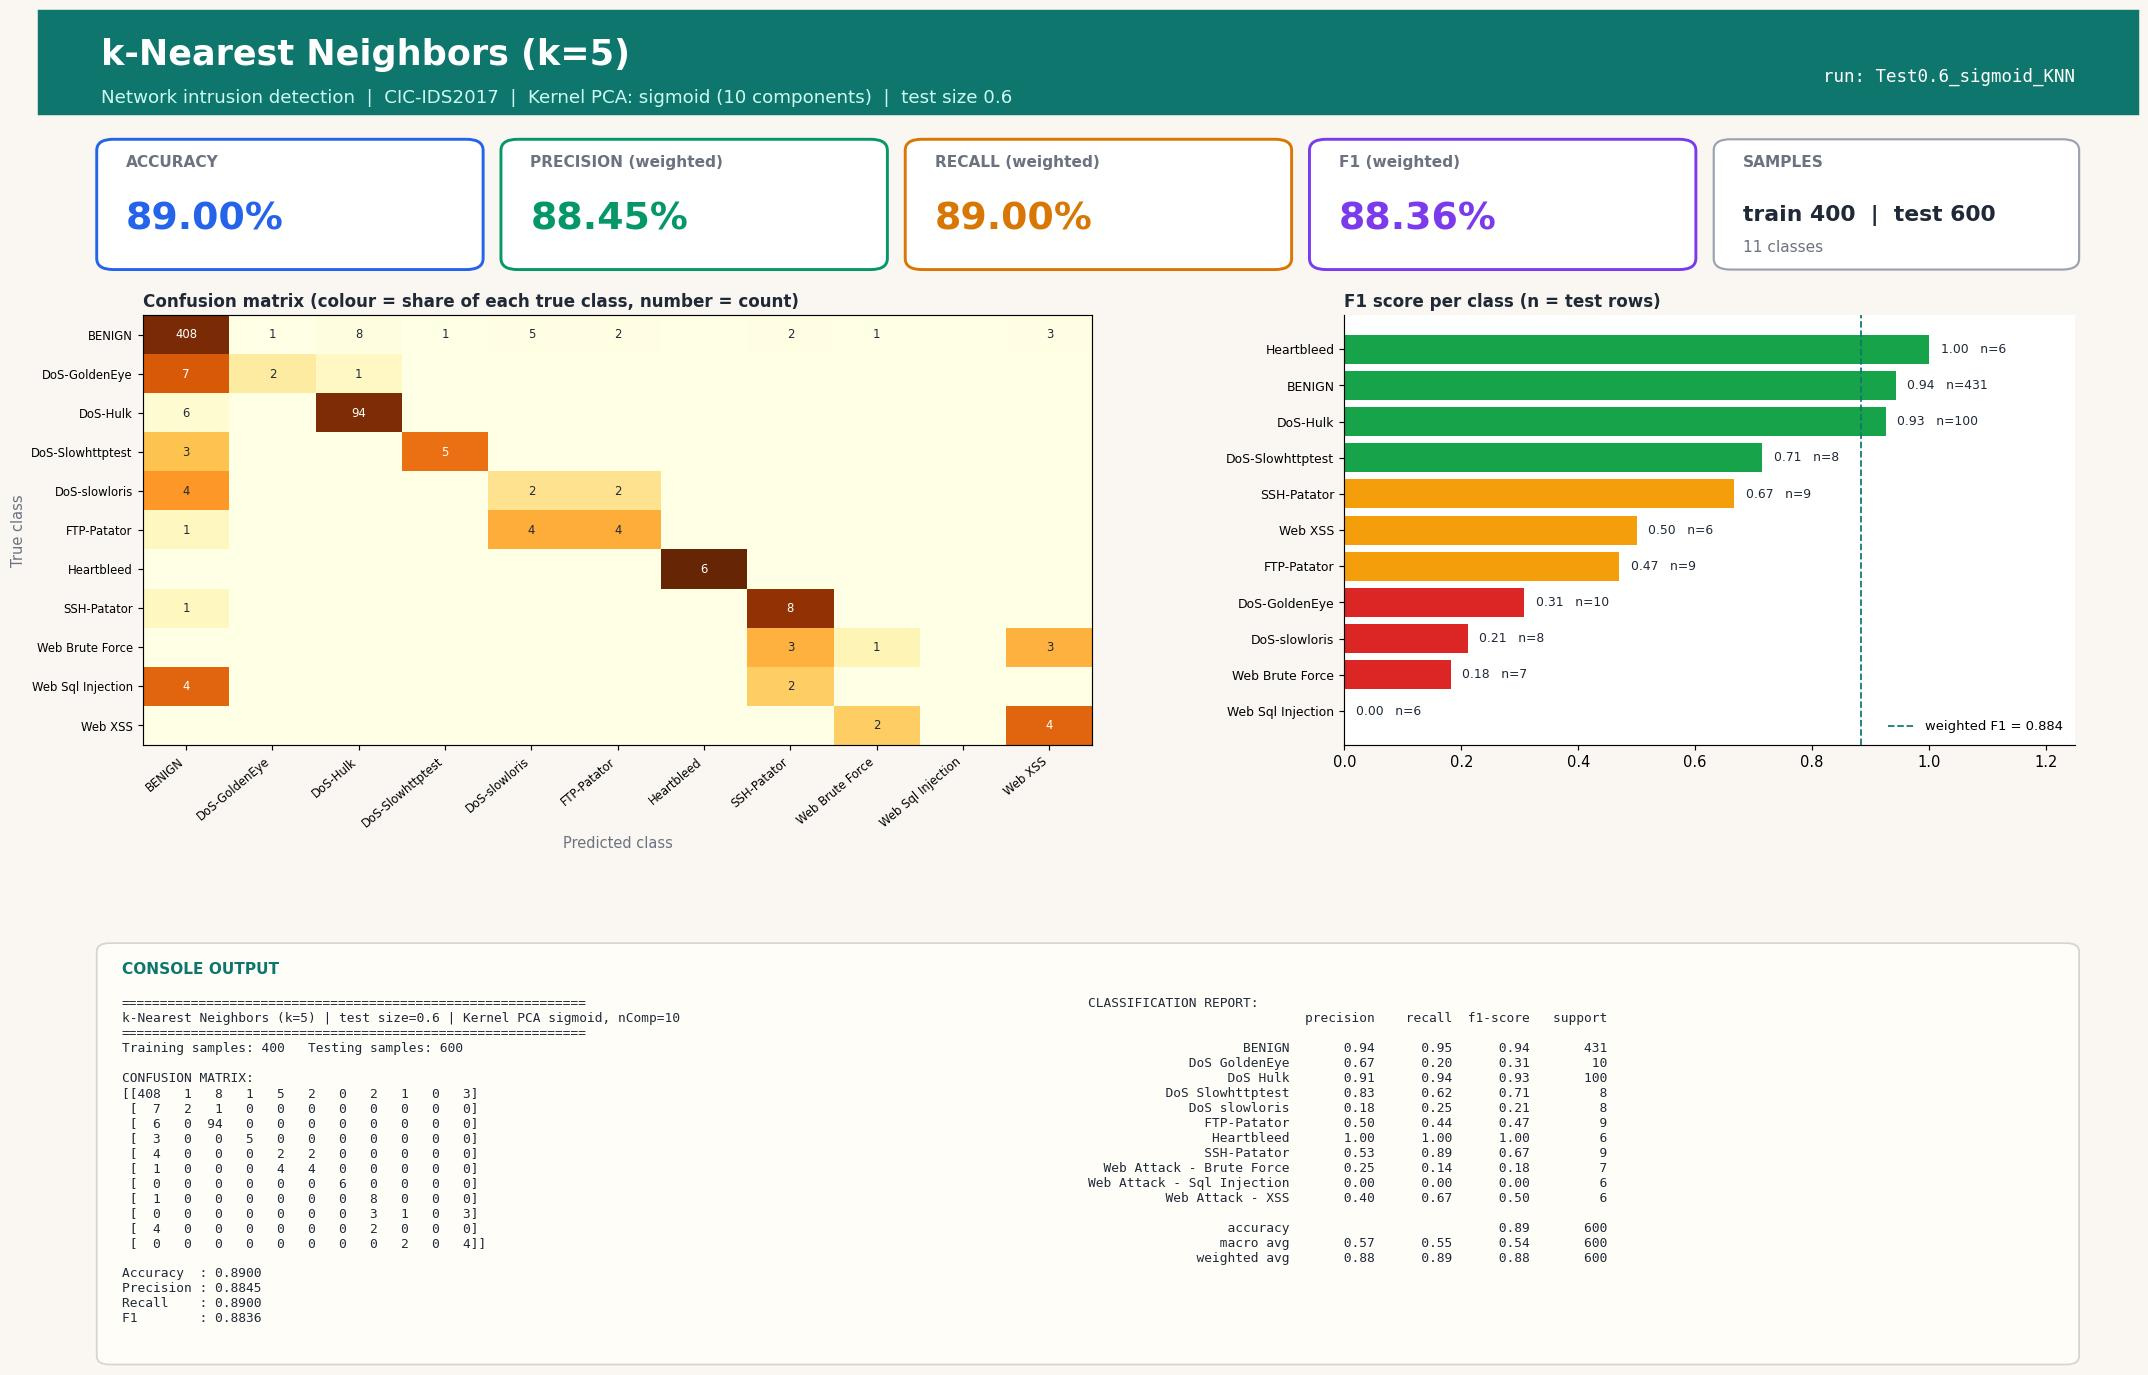

Write Python code to recreate this figure.
#!/usr/bin/env python3
"""k-Nearest Neighbors (k=5) | Test size 0.6 | Kernel PCA kernel=sigmoid, n_components=10
CIC-IDS2017 (Tue+Wed+Thu-morning) 1000-row stratified sample.
Run in any IDE (Spyder / VS Code / PyCharm / Jupyter): open the file and press Run, no arguments needed.
Saves next to this file: 'Test0.6_sigmoid_KNN.jpg' - one image with the console output (confusion matrix, metrics, classification report) plus charts."""
import json, os
import numpy as np
import matplotlib.pyplot as plt
from sklearn.decomposition import KernelPCA
from sklearn.neighbors import KNeighborsClassifier
from sklearn.metrics import (accuracy_score, classification_report, confusion_matrix,
                             f1_score, precision_score, recall_score)
from sklearn.model_selection import train_test_split
from sklearn.preprocessing import StandardScaler

TEST_SIZE, KERNEL, N_COMP, ALG, ALG_NAME = 0.6, "sigmoid", 10, "KNN", "k-Nearest Neighbors (k=5)"
try:
    HERE = os.path.dirname(os.path.abspath(__file__))
except NameError:                      # Jupyter / interactive console
    HERE = os.getcwd()
def _find_root():                      # folder that contains data/sample.npz (works from any working directory)
    for p in (HERE, os.path.join(HERE, ".."), os.path.join(HERE, "..", ".."), os.getcwd()):
        if os.path.exists(os.path.join(p, "data", "sample.npz")):
            return os.path.abspath(p)
    raise FileNotFoundError("data/sample.npz not found - run prepare_data.py or keep the repo folder structure")
ROOT = _find_root()
tag = f"Test{TEST_SIZE}_{KERNEL}_{ALG}"

# 1. LOAD cached, cleaned sample (see prepare_data.py)
d = np.load(os.path.join(ROOT, "data", "sample.npz"), allow_pickle=True)
X, y, class_names = d["X"], d["y"], [str(c).replace("�", "-") for c in d["classes"]]

# 2. SPLIT
X_train, X_test, y_train, y_test = train_test_split(
    X, y, test_size=TEST_SIZE, random_state=42, stratify=y)

# 3. SCALE (fit on train only)
scaler = StandardScaler()
X_train = scaler.fit_transform(X_train); X_test = scaler.transform(X_test)

# 4. DIMENSIONALITY REDUCTION: Kernel PCA (fit on train only; gamma = sklearn default 1/n_features)
kpca = KernelPCA(n_components=N_COMP, kernel=KERNEL, random_state=0)
X_train = kpca.fit_transform(X_train); X_test = kpca.transform(X_test)

# 5. CLASSIFIER
classifier = KNeighborsClassifier(n_neighbors=5)
classifier.fit(X_train, y_train)
y_pred = classifier.predict(X_test)

# 6. METRICS
labels = np.arange(len(class_names))
cm = confusion_matrix(y_test, y_pred, labels=labels)
res = dict(test_size=TEST_SIZE, kernel=KERNEL, n_components=N_COMP, algorithm=ALG, model=ALG_NAME,
           n_train=int(len(y_train)), n_test=int(len(y_test)),
           accuracy=accuracy_score(y_test, y_pred),
           precision=precision_score(y_test, y_pred, average="weighted", zero_division=0),
           recall=recall_score(y_test, y_pred, average="weighted", zero_division=0),
           f1=f1_score(y_test, y_pred, average="weighted", zero_division=0))
report = classification_report(y_test, y_pred, labels=labels, target_names=class_names, zero_division=0)
lines = ["=" * 60, f"{ALG_NAME} | test size={TEST_SIZE} | Kernel PCA {KERNEL}, nComp={N_COMP}", "=" * 60,
         f"Training samples: {len(y_train)}   Testing samples: {len(y_test)}", "", "CONFUSION MATRIX:", np.array2string(cm), ""]
for k in ("accuracy", "precision", "recall", "f1"): lines.append(f"{k.capitalize():10s}: {res[k]:.4f}")
lines += ["", "CLASSIFICATION REPORT:", report]
console_output = "\n".join(lines); print(console_output)

# 7. VISUAL OUTPUT: ONE report-style image (banner, KPI cards, charts, console output) - real results only
from matplotlib.patches import FancyBboxPatch, Rectangle
short = [c.replace("Web Attack - ", "Web ").replace("DoS ", "DoS-") for c in class_names]
rep = classification_report(y_test, y_pred, labels=labels, target_names=class_names, zero_division=0, output_dict=True)
cmn = cm / np.maximum(cm.sum(axis=1, keepdims=True), 1)          # row-normalised = per-class recall
INK, MUTED, BG, ACC = "#1f2937", "#6b7280", "#faf7f2", "#0f766e"
fig = plt.figure(figsize=(20, 13.2), dpi=105, facecolor=BG)
fig.add_artist(Rectangle((0, 0.925), 1, 0.075, transform=fig.transFigure, color=ACC, zorder=0))
fig.text(0.03, 0.968, f"{ALG_NAME}", fontsize=24, fontweight="bold", color="white", va="center")
fig.text(0.03, 0.937, f"Network intrusion detection  |  CIC-IDS2017  |  Kernel PCA: {KERNEL} ({N_COMP} components)  |  test size {TEST_SIZE}",
         fontsize=12.5, color="#ccfbf1", va="center")
fig.text(0.97, 0.952, f"run: {tag}", fontsize=12, color="white", ha="right", va="center", family="monospace")

# KPI cards
cards = [("ACCURACY", res["accuracy"], "#2563eb"), ("PRECISION (weighted)", res["precision"], "#059669"),
         ("RECALL (weighted)", res["recall"], "#d97706"), ("F1 (weighted)", res["f1"], "#7c3aed")]
for i, (lab, v, col) in enumerate(cards):
    x0 = 0.03 + i * 0.1925
    fig.add_artist(FancyBboxPatch((x0, 0.815), 0.18, 0.09, boxstyle="round,pad=0.002,rounding_size=0.008", transform=fig.transFigure,
                                  facecolor="white", edgecolor=col, linewidth=2))
    fig.text(x0 + 0.012, 0.887, lab, fontsize=10.5, color=MUTED, fontweight="bold")
    fig.text(x0 + 0.012, 0.842, f"{v * 100:.2f}%", fontsize=26, color=col, fontweight="bold")
fig.add_artist(FancyBboxPatch((0.80, 0.815), 0.17, 0.09, boxstyle="round,pad=0.002,rounding_size=0.008", transform=fig.transFigure,
                              facecolor="white", edgecolor="#9ca3af", linewidth=1.5))
fig.text(0.812, 0.887, "SAMPLES", fontsize=10.5, color=MUTED, fontweight="bold")
fig.text(0.812, 0.848, f"train {res['n_train']}  |  test {res['n_test']}", fontsize=15, color=INK, fontweight="bold")
fig.text(0.812, 0.826, f"{len(class_names)} classes", fontsize=10.5, color=MUTED)

gs = fig.add_gridspec(1, 2, left=0.05, right=0.97, top=0.78, bottom=0.47, wspace=0.30, width_ratios=[1.3, 1])
ax1 = fig.add_subplot(gs[0, 0]); ax2 = fig.add_subplot(gs[0, 1])
for ax in (ax1, ax2): ax.set_facecolor("white")
im = ax1.imshow(cmn, cmap="YlOrBr", vmin=0, vmax=1, aspect="auto")
ax1.set_xticks(labels); ax1.set_yticks(labels); ax1.set_xticklabels(short, rotation=40, ha="right", fontsize=8); ax1.set_yticklabels(short, fontsize=8)
ax1.set_title("Confusion matrix (colour = share of each true class, number = count)", loc="left", fontsize=11.5, color=INK, fontweight="bold")
ax1.set_xlabel("Predicted class", color=MUTED); ax1.set_ylabel("True class", color=MUTED)
for a_ in labels:
    for b_ in labels:
        if cm[a_, b_]: ax1.text(b_, a_, cm[a_, b_], ha="center", va="center", fontsize=8, color="white" if cmn[a_, b_] > 0.6 else INK)
f1s = [rep[c]["f1-score"] for c in class_names]; sup = [int(rep[c]["support"]) for c in class_names]
order = np.argsort(f1s)
cols = ["#dc2626" if f1s[i] < 0.34 else "#f59e0b" if f1s[i] < 0.67 else "#16a34a" for i in order]
ax2.barh(range(len(order)), [f1s[i] for i in order], color=cols)
ax2.set_yticks(range(len(order))); ax2.set_yticklabels([short[i] for i in order], fontsize=8.5); ax2.set_xlim(0, 1.25)
ax2.set_title("F1 score per class (n = test rows)", loc="left", fontsize=11.5, color=INK, fontweight="bold")
for k, i in enumerate(order): ax2.text(f1s[i] + 0.02, k, f"{f1s[i]:.2f}   n={sup[i]}", va="center", fontsize=8.5, color=INK, zorder=5, bbox=dict(facecolor="white", edgecolor="none", pad=1))
for sp in ("top", "right"): ax2.spines[sp].set_visible(False)
ax2.axvline(res["f1"], color=ACC, ls="--", lw=1.2, label=f"weighted F1 = {res['f1']:.3f}"); ax2.legend(loc="lower right", fontsize=9, frameon=False)

# console output panel (same text that is printed to the console)
fig.add_artist(FancyBboxPatch((0.03, 0.025), 0.94, 0.30, boxstyle="round,pad=0.002,rounding_size=0.006", transform=fig.transFigure,
                              facecolor="#fffdf8", edgecolor="#d6d3d1", linewidth=1.2))
fig.text(0.04, 0.305, "CONSOLE OUTPUT", fontsize=10.5, color=ACC, fontweight="bold")
split_at = lines.index("CLASSIFICATION REPORT:")
fig.text(0.04, 0.288, "\n".join(lines[:split_at]), family="monospace", fontsize=8.8, color=INK, va="top")
fig.text(0.50, 0.288, "\n".join(lines[split_at:]), family="monospace", fontsize=8.8, color=INK, va="top")
plt.savefig(os.path.join(HERE, tag + ".jpg"), format="jpg", bbox_inches="tight", facecolor=BG)
if os.environ.get("ACN_NO_SHOW") != "1": plt.show()   # IDEs display the image; run_all.py disables this
plt.close()

os.makedirs(os.path.join(ROOT, "results", "json"), exist_ok=True)
with open(os.path.join(ROOT, "results", "json", tag + ".json"), "w") as f: json.dump(res, f)
